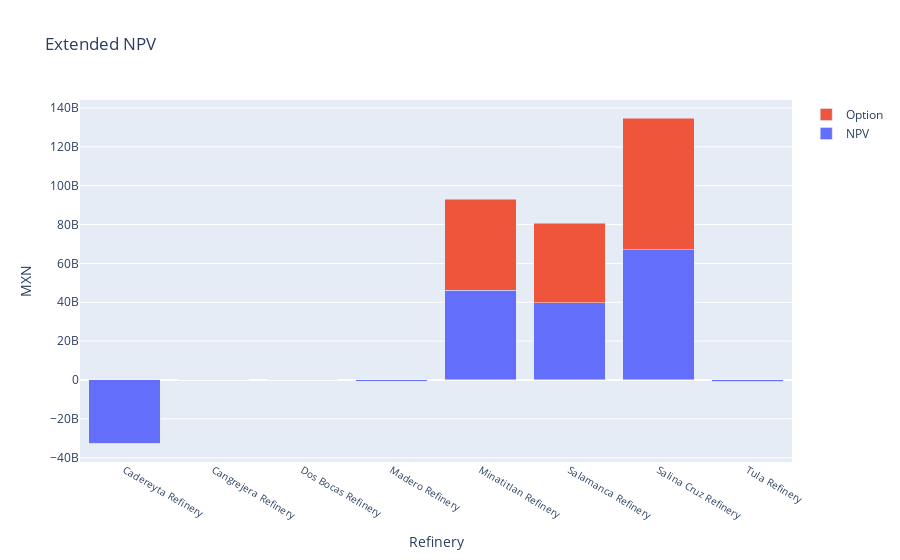

Notebook source saved alongside this figure:
### Markdown cell above
# Real Option valuation

### Code cell
T = 1
rf = 0.08

npvs, call = sess().real_opt_valuation(prod_stats, benefits, costs, projects, rf, T)

### Figure 1 — Plotly figure (JSON) as saved in the notebook; plotly's stock layout.template omitted (floating-point values rounded to 4 significant figures)
{"data": [{"name": "NPV", "type": "bar", "x": ["Cadereyta Refinery", "Cangrejera Refinery", "Dos Bocas Refinery", "Madero Refinery", "Minatitlan Refinery", "Salamanca Refinery", "Salina Cruz Refinery", "Tula Refinery"], "y": [-32900000000.0, 0, 0, -625000000.0, 46190000000.0, 39770000000.0, 67020000000.0, -986700000.0], "yaxis": "y"}, {"name": "Option", "type": "bar", "x": ["Cadereyta Refinery", "Cangrejera Refinery", "Dos Bocas Refinery", "Madero Refinery", "Minatitlan Refinery", "Salamanca Refinery", "Salina Cruz Refinery", "Tula Refinery"], "y": [0, 0, 0, 0, 46950000000.0, 40910000000.0, 67780000000.0, 0], "yaxis": "y"}], "layout": {"barmode": "stack", "title": {"text": "Extended NPV"}, "xaxis": {"showticklabels": true, "side": "bottom", "tickfont": {"size": 10}, "title": {"text": "Refinery"}}, "yaxis": {"title": {"text": "MXN"}}}}
